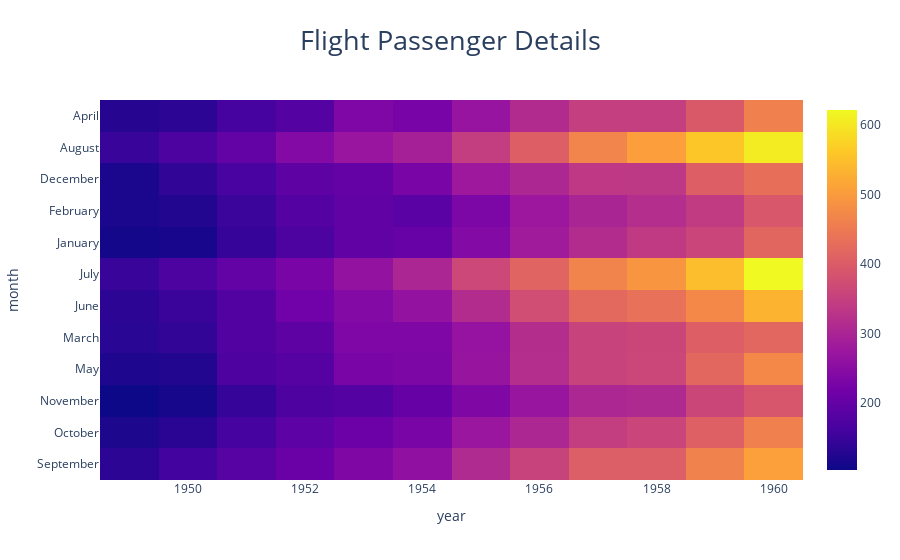

The notebook cell this image was saved under:
### Code cell
fig = px.imshow(flight_matrix,color_continuous_scale=px.colors.sequential.Plasma,
                title="Flight Passenger Details")
fig.update_layout(title_font={'size':27}, title_x=0.5)
fig.update_traces(hoverongaps=False,
                  hovertemplate="Month: %{y}"
                                "<br>Year: %{x}"
                                "<br>Passenger: %{z}<extra></extra>"
                  )
fig.show()

### Figure 1 — Plotly figure (JSON) as saved in the notebook; plotly's stock layout.template omitted (floating-point values rounded to 4 significant figures; data arrays with more than 128 entries replaced by an {"elided": "..."} marker saying what was removed)
{"data": [{"coloraxis": "coloraxis", "hoverongaps": false, "hovertemplate": "Month: %{y}<br>Year: %{x}<br>Passenger: %{z}<extra></extra>", "name": "0", "type": "heatmap", "x": [1949, 1950, 1951, 1952, 1953, 1954, 1955, 1956, 1957, 1958, 1959, 1960], "xaxis": "x", "y": ["April", "August", "December", "February", "January", "July", "June", "March", "May", "November", "October", "September"], "yaxis": "y", "z": {"elided": "12x12 int values"}}], "layout": {"coloraxis": {"colorscale": [[0, "#0d0887"], [0.1111, "#46039f"], [0.2222, "#7201a8"], [0.3333, "#9c179e"], [0.4444, "#bd3786"], [0.5556, "#d8576b"], [0.6667, "#ed7953"], [0.7778, "#fb9f3a"], [0.8889, "#fdca26"], [1, "#f0f921"]]}, "title": {"font": {"size": 27}, "text": "Flight Passenger Details", "x": 0.5}, "xaxis": {"anchor": "y", "constrain": "domain", "domain": [0, 1], "scaleanchor": "y", "title": {"text": "year"}}, "yaxis": {"anchor": "x", "autorange": "reversed", "constrain": "domain", "domain": [0, 1], "title": {"text": "month"}}}}
